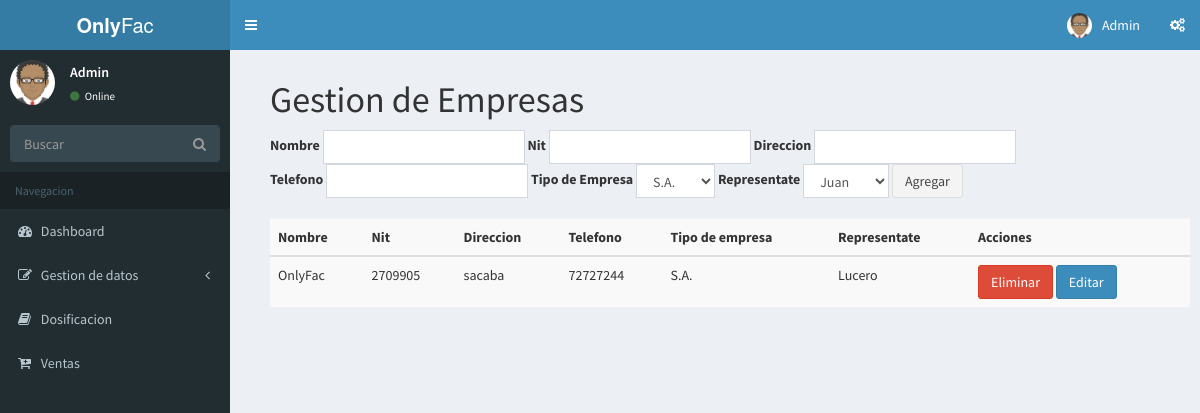
Screenshot of /index.php/empresa with the database file from the repository.
### tables this page shows
CREATE TABLE `empresa` (
  `idEmpresa` int(11) NOT NULL AUTO_INCREMENT,
  `nombre_empresa` varchar(45) DEFAULT NULL,
  `nit` varchar(15) DEFAULT NULL,
  `direccion` varchar(45) DEFAULT NULL,
  `tipoEmpresa` varchar(10) DEFAULT NULL,
  `telefono` varchar(11) DEFAULT NULL,
  `Persona_idPersona` int(11) NOT NULL,
  PRIMARY KEY (`idEmpresa`),
  KEY `fk_Empresa_Persona1_idx` (`Persona_idPersona`),
  CONSTRAINT `fk_Empresa_Persona1` FOREIGN KEY (`Persona_idPersona`) REFERENCES `persona` (`idPersona`) ON DELETE NO ACTION ON UPDATE NO ACTION
);

CREATE TABLE `persona` (
  `idPersona` int(11) NOT NULL AUTO_INCREMENT,
  `nomPersona` varchar(15) DEFAULT NULL,
  `apPaterno` varchar(20) DEFAULT NULL,
  `apMaterno` varchar(20) DEFAULT NULL,
  `direccion` varchar(45) DEFAULT NULL,
  `telefono` varchar(11) DEFAULT NULL,
  `ci` varchar(13) DEFAULT NULL,
  PRIMARY KEY (`idPersona`)
);

### application/controllers/empresa.php (called while the page is built, shortened)
<?php
class Empresa extends CI_Controller {
	public function __construct(){
        $this->load->helper('url');
        $this->load->helper('form');
        $this->load->helper('security');
        $this->load->library('form_validation');
        $this->load->library('session');
        $this->load->model('Model_Empresa');
    }
	public function index()
	{
        $data['content'] = "empresa/index";
        $data['selectper'] = $this->Model_Empresa->selectper();
        $data['select'] = $this->Model_Empresa->select();
        $this->load->view("template", $data);
	}
}

### index.php (called while the page is built, shortened)
<?php
require_once BASEPATH.'core/CodeIgniter.php';

### application/models/model_empresa.php (called while the page is built, shortened)
<?php
Class Model_Empresa extends CI_Model {
    public function select()
    {
        $query = $this->db->query("SELECT * FROM empresa p inner join persona c on p.Persona_idPersona = c.idPersona ");
        return $query->result();
    }
    public function selectper(){
        $this->db->select('*');
        $this->db->from('persona');
        $query = $this->db->get();
        return $query->result();
    }
}

### application/views/empresa/index.php (the view, shortened to what this page needs)
<h1>Gestion de Empresas</h1>
<?php if(isset($dataedit)) {echo form_open('empresa/update'."/".$dataedit[0]->idEmpresa, 'class="form-inline"');} else { echo form_open('empresa/insert', 'class="form-inline"');} ?>
  <div class="form-group">
    <label for="exampleInputName2">Nombre</label>
    <input type="text" name="empname" class="form-control" id="exampleInputName2" value="<?php if(isset($dataedit)){ echo $dataedit[0]->nombre_empresa;} ?>" />
  </div>
  <div class="form-group">
    <label for="exampleInputName2">Nit</label>
    <input type="text" name="nit" class="form-control" id="exampleInputName2" value="<?php if(isset($dataedit)){ echo $dataedit[0]->nit;} ?>" />
  </div>
  <div class="form-group">
    <label for="exampleInputName2">Direccion</label>
    <input type="text" name="empdirection" class="form-control" id="exampleInputName2" value="<?php if(isset($dataedit)){ echo $dataedit[0]->direccion;} ?>" />
  </div>
    <div class="form-group">
    <label for="exampleInputName2">Telefono</label>
    <input type="text" name="emptelefono" class="form-control" id="exampleInputName2" value="<?php if(isset($dataedit)){ echo $dataedit[0]->telefono;} ?>" />
  </div>
    <div class="form-group">
    <label for="exampleInputName2">Tipo de Empresa</label>
    <select name = "emptype" class="form-control">
        <option value="S.A.">S.A.</opction>
    </select>
  </div>
  <div class="form-group">
    <label for="exampleInputName2">Representate</label>
    <select name = "emppersona" class="form-control">
        <?php
            foreach ($selectper as $value) { ?>
                <?php if($value->idPersona == $dataedit[0]->Persona_idPersona) { ?>
                <option selected value="<?php echo $value->idPersona ?>"><?php echo $value->nomPersona ?></option>
            <?php
            }
            else { ?>
                <option  value="<?php echo $value->idPersona ?>"><?php echo $value->nomPersona ?></option>
               <?php
            }
            }
        ?>
    </select>
  </div>
  <button type="submit" class="btn btn-default">
      <?php
        if(isset($dataedit)){
            echo "Actualizar";
        } else {
            echo "Agregar";
        }
      ?>
  </button>
<?php echo form_close(); ?>
<table class="table table-striped" style = "margin: 20px 0px;">
    <theader>
        <th>Nombre</th>
        <th>Nit</th>
        <th>Direccion</th>
        <th>Telefono</th>
        <th>Tipo de empresa</th>
        <th>Representate</th>
        <th>Acciones</th>
    </theader>
    <tbody>
        <?php foreach ($select as $value) { ?>
            <tr>
                <td><?php echo $value->nombre_empresa; ?></td>
                <td><?php echo $value->nit; ?></td>
                <td><?php echo $value->direccion; ?></td>
                <td><?php echo $value->telefono; ?></td>
                <td><?php echo $value->tipoEmpresa; ?></td>
                <td><?php echo $value->nomPersona; ?></td>
                <td>
                    <a href="<?php echo base_url('index.php/empresa/delete')."/".$value->idEmpresa; ?>" type="button" class="btn btn-danger">Eliminar</a>
                    <a href="<?php echo base_url('index.php/empresa/edit')."/".$value->idEmpresa; ?>" type="button" class="btn btn-primary">Editar</a>
                </td>
            </tr>
        <?php } ?>
    </tbody>
</table>

### rows the page displays
empresa: nombre_empresa "OnlyFac", nit "2709905", Persona_idPersona.direccion "sacaba", Persona_idPersona.telefono "72727244", tipoEmpresa "S.A.", Persona_idPersona.nomPersona "Lucero"

### other values shown
form field emppersona "Juan"
